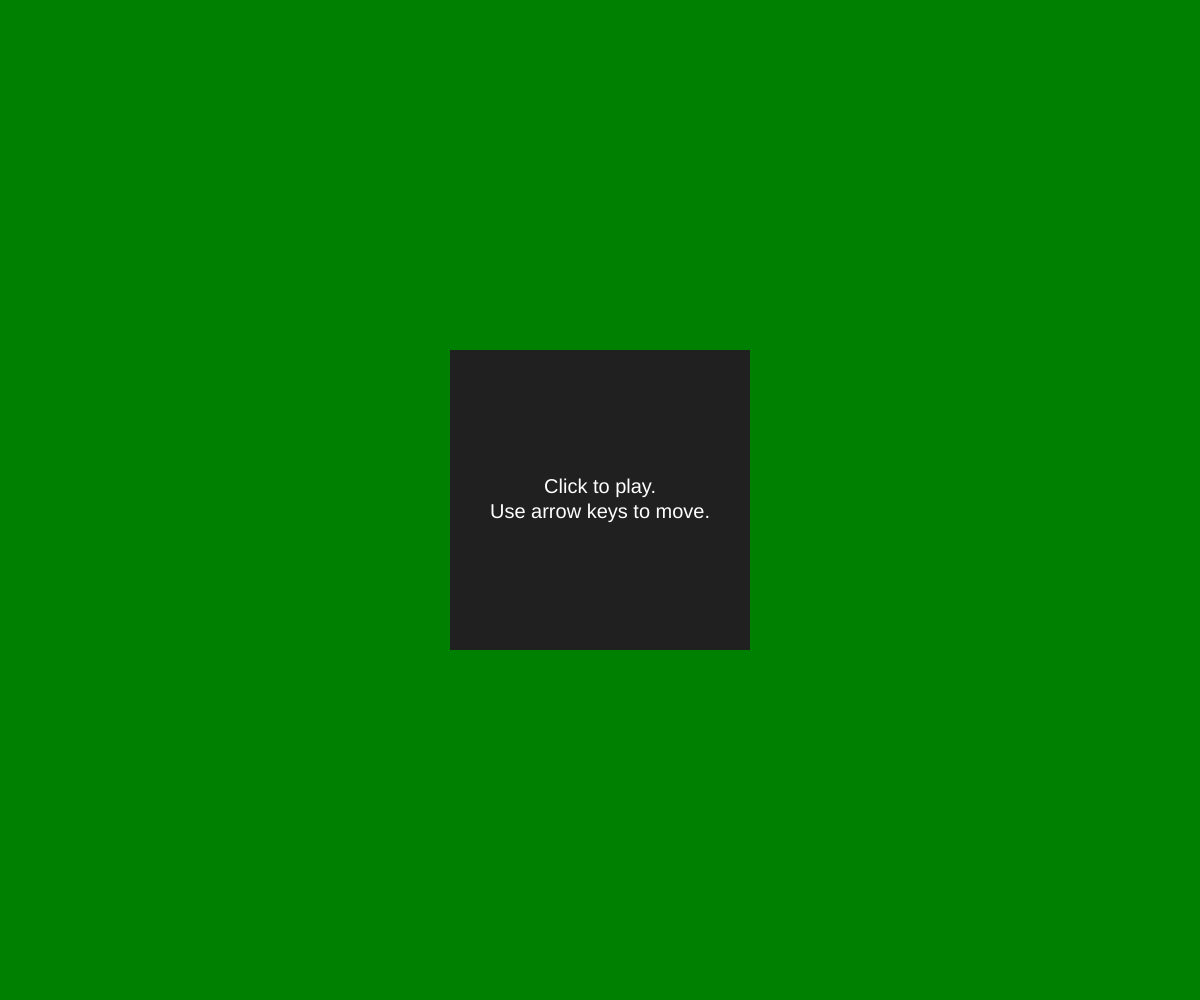
Frame 1 (no input)
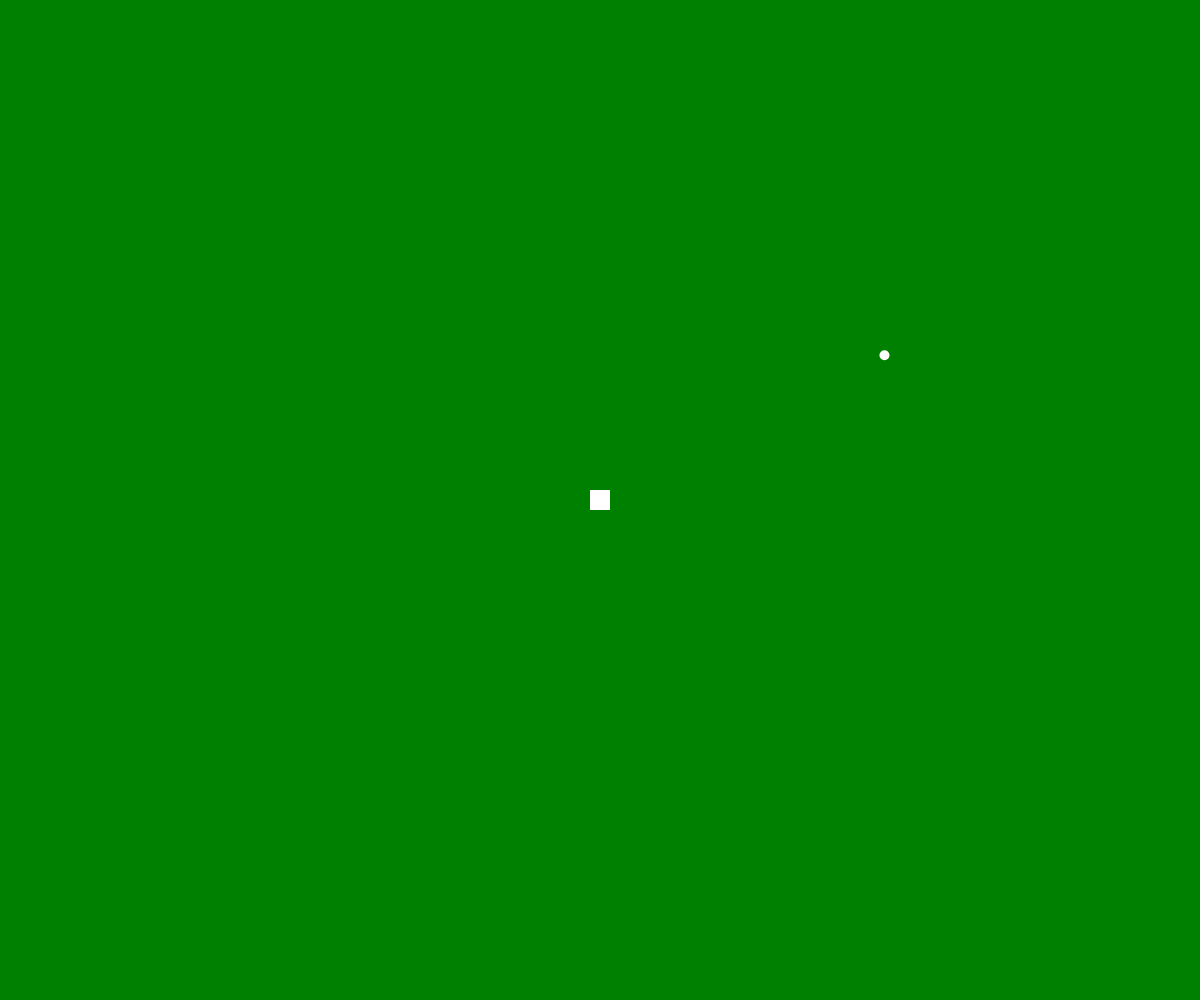
Frame 2 (the mouse pressed at the canvas centre, redrawn once)

The p5.js sketch that drew these frames (run headless with seeded random() and noise() and a simulated clock; the mouse was pressed at the canvas centre and the sketch redrawn once):

// p5.js sketch
// ── sketch.js
// Interactive scene
// Harwaa Al Ibrahim
// September 22, 2026
//
// Extra for Experts:
// - i used "storeItem" so i could use it for the highscore 
// - i added a "getItem" so i could get the previous score from the "storeItem"
// - i used "rectMode(CENTER)" to make the rectangle draw from the center and not the corner
// - used "dist" to find out the distance between two points 
// - i also used "text" to explane to the player what to do
// - i also used  "resizeCanvas" to change the canvas size to adjust to the screen
// - i used "noloop" and "loop" to stop and start the draw loop when needed
// used https://p5js.org/examples/Games-Snake/

// defining the things 
let gameStarted = false;
let score = 0;
let highScore;
let fruit;
let w = 20;
let r = 10; 
let x, cx, y, cy;
let speed = 3;
let bgcolor = "green";

// setup where things only happen once 
function setup() {
  createCanvas(windowWidth, windowHeight);
  textAlign(CENTER, CENTER);
  textSize(20);
  highScore = getItem('high score');
  x = width/2;
  y = height/2;
  cx = random(0, width);
  cy = random(0, height);
  score = 0;
  
}

// draw loop where all other functions are called
function draw() {
  if (score >= 5){
    bgcolor = "lightblue";
    if (score >= 10){
      bgcolor = "lightpink";
    }
  }
  background(bgcolor);

  if (gameStarted === false) {
    showStartScreen();
  }
    
  else {
    showFruit();
    showCharacter();
    checkForCollision();
    checkForFruit();
    moveCharacter();
    didYouWin();
  }
}

// Defining functions 

// resizes window 
function windowResized() {
  resizeCanvas(windowWidth, windowHeight);
} 

// shows start screen 
function showStartScreen() {
  noStroke();
  fill(32);
  rectMode(CENTER);
  rect(width/2, height/2, 300, 300);
  fill(255);
  text(
    'Click to play.\nUse arrow keys to move.',
    width / 2,
    height / 2
  );
  noLoop();
}

// starts game 
function startGame() {
  updateFruitCoordinates();
  gameStarted = true;
  loop();
  score = 0;
  w = 20;
  r = 10;
  x = width/2;
  y = height/2;
  bgcolor = "green";
}


// shows fruit
function showFruit() {
  fruit = circle(cx, cy, r);
}


// shows character 
function showCharacter() {
  character = square(x, y, w);
}

// checks to see if you hit a edge
function checkForCollision() {
  if ( x >= width || x <= 0 || y >= height || y <= 0  ) {
    gameOver();
  }
}

// checks if mouse was clicked
function mousePressed() {
  if (gameStarted === false) {
    startGame();
  }
} 


// shows that you lost the game
function gameOver() {
  noStroke();
  fill(32);
  rectMode(CENTER);
  rect(width/2, height/2, 300, 300);
  fill(255);
  highScore = max(score, highScore);
  storeItem('high score', highScore);
  text(
    `Game over!
Your score: ${score}
High score: ${highScore}
Click to play again.`,
    width / 2,
    height / 2
  );
  gameStarted = false;
  noLoop();
}

// checks to see if you "ate" a fruit
function checkForFruit() {
  if ( dist(x, y, cx, cy) < w) {
    w = w + 5;
    score += 1;
    updateFruitCoordinates();
  }
}

// randomly changes fruits place when eaten 
function updateFruitCoordinates() {
  cx = random(30, width - 30);
  cy = random(30, height - 30);
}

// so you can move the character 
function moveCharacter() {
  if (keyIsDown('ArrowUp') === true || keyIsDown('w') === true) {
    y -= speed;
  }
  if (keyIsDown('ArrowDown') === true || keyIsDown('s') === true) {
    y += speed;
  }
  if (keyIsDown('ArrowRight') === true || keyIsDown('d') === true) {
    x += speed;
  }
  if (keyIsDown('ArrowLeft') === true || keyIsDown('a') === true) {
    x -= speed;
  }
}

// asks if you won and if so then shows your score and ends the game 
function didYouWin(){
  if ( w >= width){
    noStroke();
    fill(32);
    rectMode(CENTER);
    rect(width/2, height/2, 300, 300);
    fill(255);
    highScore = max(score, highScore);
    storeItem('high score', highScore);
    text(
      `You Win!
Your score: ${score}
High score: ${highScore}
Click to play again.`,
      width / 2,
      height / 2
    );
    gameStarted = false;
    noLoop();
    score = 0;
    highScore = 0;
    w = 20;
    r = 10;
    bgcolor = "green";
  }
}
